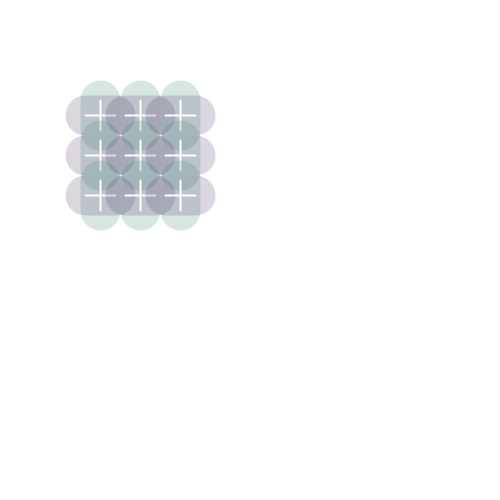
Frame 1 (no input)
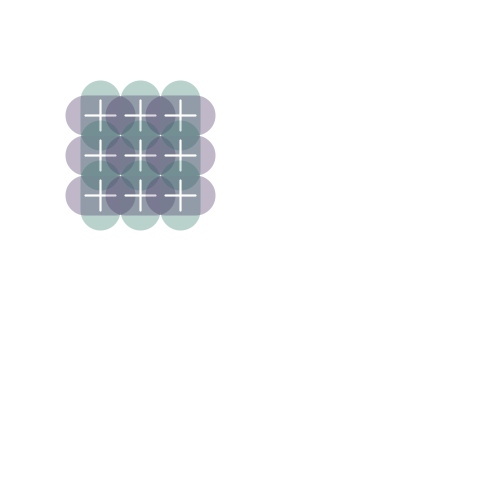
Frame 2 (the mouse pressed at the canvas centre, redrawn once)

The Processing sketch that drew these frames (run headless with seeded random() and noise(); the mouse was pressed at the canvas centre and the sketch redrawn once):

// Processing sketch: processing_85306
// ── processing_85306.pde

void setup (){
  size(500,500);
  background(255);
}

void draw()

{
   for (int posX=100; posX < 200; posX=posX+40)
  {
    for (int posY=100; posY < 200; posY=posY+40)
{



strokeCap(ROUND);
strokeWeight(40);
//j'ajoute de la transparence
stroke(#397E70,50);
//ligne verticale
line(posX,posY,posX,posY+30);
//ligne horizontale avec de la transparence
stroke(#4D3264,50);
line(posX-15,posY+15,posX+15,posY+15);


   strokeCap(ROUND);
strokeWeight(2);
//j'ajoute de la transparence
stroke(255);
//ligne verticale
line(posX,posY,posX,posY+30);
//ligne horizontale avec de la transparence
stroke(255);
line(posX-15,posY+15,posX+15,posY+15);
noLoop();
}
  }
}
